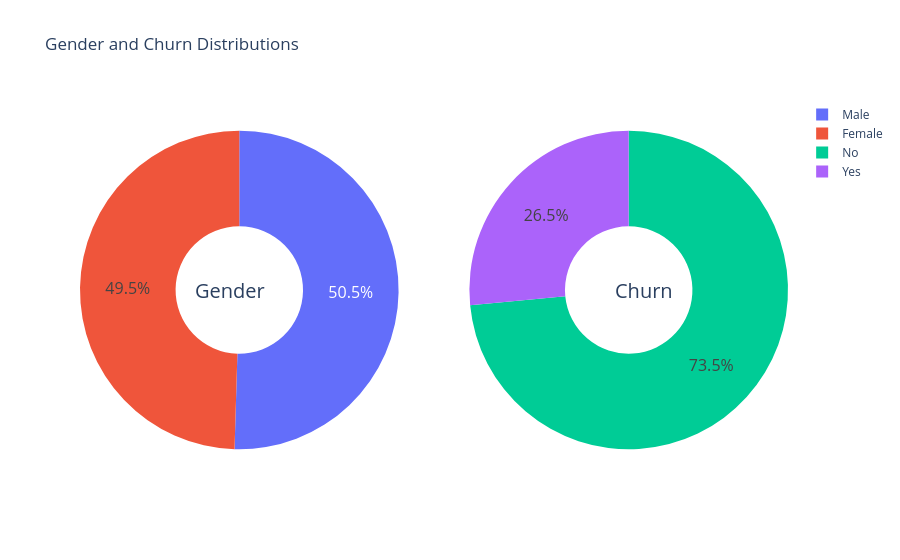

This figure's notebook cell:
### Markdown cell above
### Step 4: Exploratory Data Analysis & Visualization

### Code cell
from plotly.subplots import make_subplots
import plotly.express as px
import plotly.graph_objects as go
g_labels = ['Male', 'Female']
c_labels = ['No', 'Yes']
fig = make_subplots(rows=1, cols=2, specs=[[{'type':'domain'}, {'type':'domain'}]])
fig.add_trace(go.Pie(labels=g_labels, values=df['gender'].value_counts(), name="Gender"),
              1, 1)
fig.add_trace(go.Pie(labels=c_labels, values=df['Churn'].value_counts(), name="Churn"),
              1, 2)

fig.update_traces(hole=.4, hoverinfo="label+percent+name", textfont_size=16)

fig.update_layout(
    title_text="Gender and Churn Distributions",

    annotations=[dict(text='Gender', x=0.16, y=0.5, font_size=20, showarrow=False),
                 dict(text='Churn', x=0.84, y=0.5, font_size=20, showarrow=False)])
fig.show()

### Figure 1 — Plotly figure (JSON) as saved in the notebook; plotly's stock layout.template omitted (floating-point values rounded to 4 significant figures)
{"data": [{"domain": {"x": [0, 0.45], "y": [0, 1]}, "hole": 0.4, "hoverinfo": "label+percent+name", "labels": ["Male", "Female"], "name": "Gender", "textfont": {"size": 16}, "type": "pie", "values": [3555, 3488]}, {"domain": {"x": [0.55, 1], "y": [0, 1]}, "hole": 0.4, "hoverinfo": "label+percent+name", "labels": ["No", "Yes"], "name": "Churn", "textfont": {"size": 16}, "type": "pie", "values": [5174, 1869]}], "layout": {"annotations": [{"font": {"size": 20}, "showarrow": false, "text": "Gender", "x": 0.16, "y": 0.5}, {"font": {"size": 20}, "showarrow": false, "text": "Churn", "x": 0.84, "y": 0.5}], "title": {"text": "Gender and Churn Distributions"}}}
